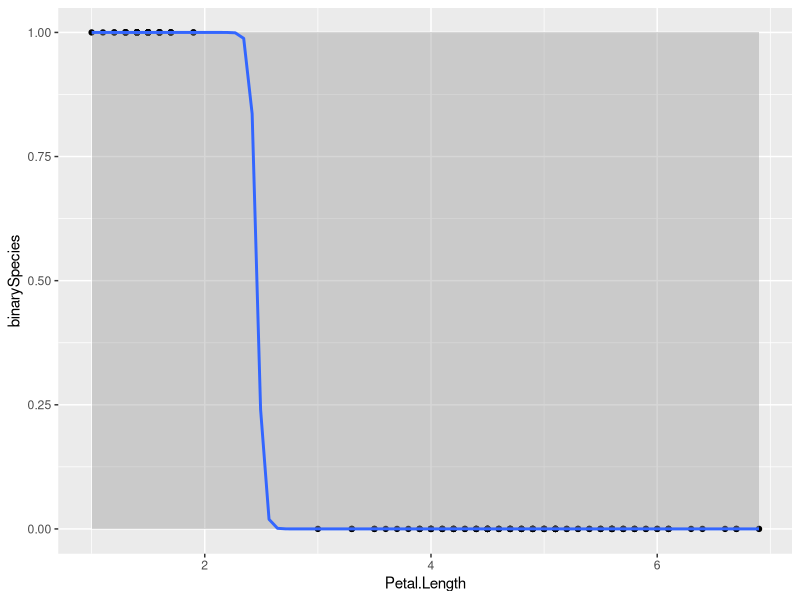

The R source for this figure:
# Load the dataset
data(iris)

# Convert the categorical variable 'Species' to a binary variable
iris$binarySpecies <- ifelse(iris$Species == "setosa", 1, 0)

# Perform logistic regression
logit <- glm(binarySpecies ~ Petal.Length, data = iris, family = binomial)

# Print the summary of the logistic regression model
summary(logit)

# Visualize the data using a scatter plot
library(ggplot2)
ggplot(iris, aes(x = Petal.Length, y = binarySpecies)) +
  geom_point()  +geom_smooth(method = "glm",method.args=list(family="binomial"))
  labs(title = "Logistic Regression of Iris Dataset",
       x = "Petal Length", y = "Binary Species") +
  theme_minimal()
 